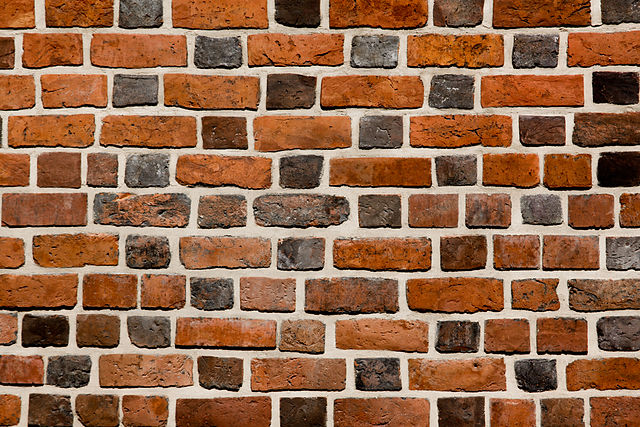
#> input picture z1_slika1.jpg, 640 x 427 px
$ jupyter execute --allow-errors multimedija_k1.ipynb   (older library calls are emulated)
#> lines starting #> are read from the running program, lines starting #| are printed output that depends on the picture; after the words box and inside, x2 and y2 are one past the last pixel; in counts of white or black regions, pixels touching at a corner belong together
[cell 1]
import cv2;
from matplotlib import pyplot as plt;

# Zadatak 1------------------------------------------------------
# Ucitaj sliku
image = cv2.imread('z1_slika1.jpg');
#> image is the input picture: shape (427, 640, 3); mean B, G, R 75.6, 104.4, 147.7
resized_image = cv2.resize(image, (100, 100))
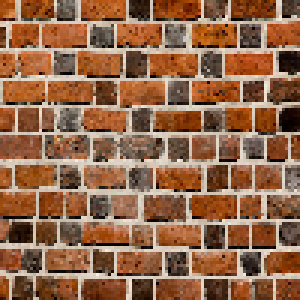
#> resized_image: shape (100, 100, 3) (shown 3 times larger); mean B, G, R 74.9, 103.7, 147

# Ne radi mi cv2_imshow, moram ovako
resized_image_rgb = cv2.cvtColor(resized_image, cv2.COLOR_BGR2RGB)

# Pokazi sliku koristeci Matplotlib
plt.imshow(resized_image_rgb)
plt.axis('off')
plt.show()
# Izracunaj prosecnu vrednost R kanala svakog desetog pixela slike
average_red_values = []

for i in range(0, resized_image_rgb.shape[0], 10):
    for j in range(0, resized_image_rgb.shape[1], 10):
        pixel = resized_image_rgb[i, j]
        average_red = pixel[0]  # Vrednost r kanala
        average_red_values.append(average_red)
#> after the loop, average_red_values = 100 values, max 230 at index 58, min 9 at index 92, mean 140.7

# Izracunaj average
overall_average_red = sum(average_red_values) / len(average_red_values)
#> overall_average_red = 140.7

print("Prosecna vrednost R kanala svakog desetog pixela je:", overall_average_red)
#| Prosecna vrednost R kanala svakog desetog pixela je: 140.65
# Zadatak 1------------------------------------------------------

[cell 2]
# Zadatak 2------------------------------------------------------
# Ucitaj sliku
import numpy as np

# Ucitaj sa openCV
image = cv2.imread('z2_slika1.jpg', cv2.IMREAD_GRAYSCALE)
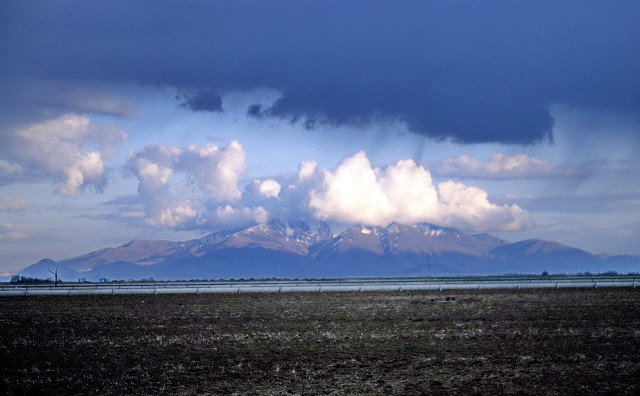
#> input picture z2_slika1.jpg, 640 x 396 px
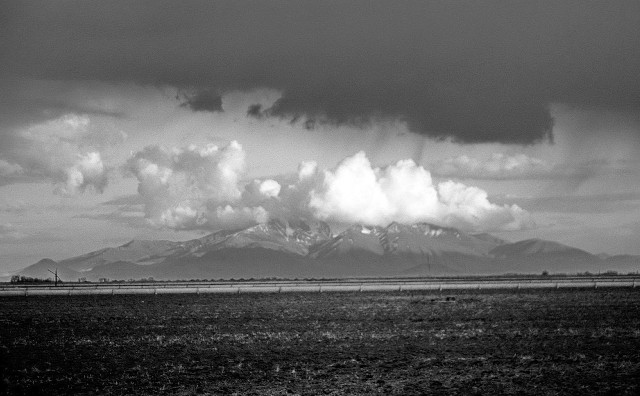
#> image: shape (396, 640); min 0, max 255, mean 102.5
image_RGB = cv2.imread('z2_slika1.jpg')
#> image_RGB is the input picture: shape (396, 640, 3); mean B, G, R 138.5, 103.2, 87.5

# Binarizacija slike
_, binary_image = cv2.threshold(image, 127, 255, cv2.THRESH_BINARY)
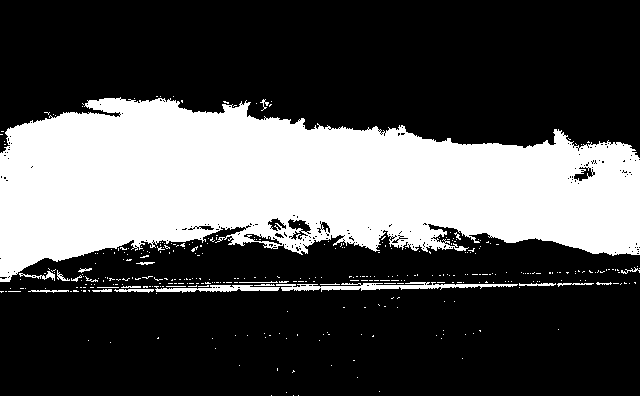
#> binary_image: shape (396, 640); 31.4% white; 362 white regions (338 under 20 px), largest, box (x1, y1, x2, y2) and area: (0, 97, 640, 282) 76237, (276, 282, 518, 292) 1052, (154, 285, 280, 293) 544
binary_image = cv2.bitwise_not(binary_image)
mask = binary_image

# Pokazi 1. sliku

plt.subplot(1, 2, 1)
plt.imshow(image, cmap='gray')
plt.title('Originalna slika')

plt.subplot(1, 2, 2)
plt.imshow(binary_image, cmap='gray')
plt.title('Binarna slika 1')

plt.show()

# Pokazi sliku 2
# Binarna maska za range 127 - 200
binary_image = np.where((image >= 127) & (image <= 200), 255, 0).astype(np.uint8)
#> binary_image: shape (396, 640); 27.7% white; 370 white regions (345 under 20 px), largest, box (x1, y1, x2, y2) and area: (0, 97, 640, 282) 66697, (276, 282, 518, 292) 1069, (154, 285, 280, 293) 552

plt.subplot(1, 2, 1)
plt.imshow(image, cmap='gray')
plt.title('Originalna slika')

plt.subplot(1, 2, 2)
plt.imshow(binary_image, cmap='gray')
plt.title('Binarna slika 2')
plt.show()

# Slika 3
# Binarna maska za range 200-255
binary_image = np.where((image > 200) & (image <= 255), 255, 0).astype(np.uint8)
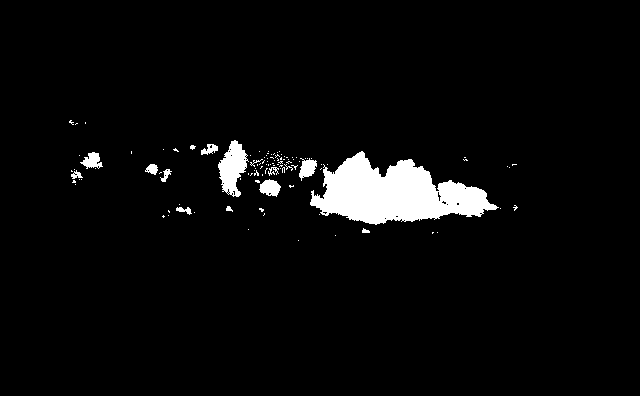
#> binary_image: shape (396, 640); 4.1% white; 109 white regions (94 under 20 px), largest, box (x1, y1, x2, y2) and area: (310, 151, 499, 225) 7780, (218, 140, 249, 197) 1003, (259, 179, 281, 197) 263
plt.subplot(1, 2, 1)
plt.imshow(image, cmap='gray')
plt.title('Originalna slika')

plt.subplot(1, 2, 2)
plt.imshow(binary_image, cmap='gray')
plt.title('Binarna slika 3')
plt.show()

# Koristim prvu binarnu kao masku za originalnu
masked_image = cv2.bitwise_and(image_RGB, image_RGB, mask=mask)
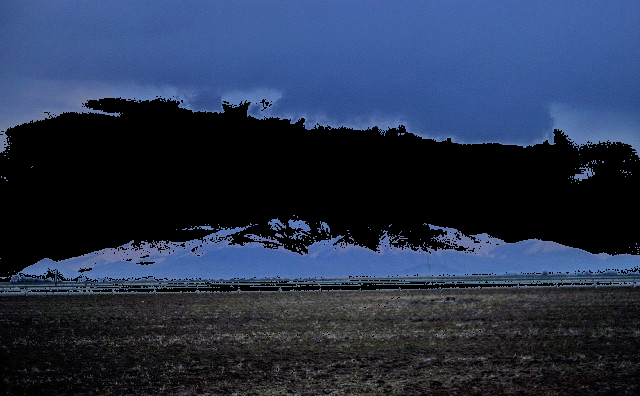
#> masked_image: shape (396, 640, 3); mean B, G, R 75.7, 50.7, 38.6

plt.subplot(1, 2, 1)
plt.imshow(cv2.cvtColor(image_RGB, cv2.COLOR_BGR2RGB))
plt.title('Originalna slika')

plt.subplot(1, 2, 2)
plt.imshow(cv2.cvtColor(masked_image, cv2.COLOR_BGR2RGB))
plt.title('Binarna slika 3')
plt.show()
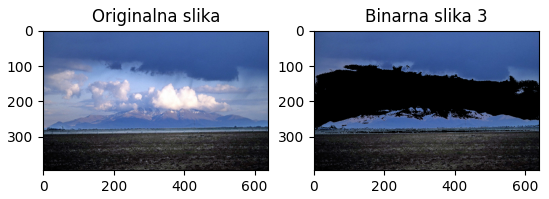
#> figure drawn by matplotlib, 2 panels

[cell 3]
import cv2
import numpy as np
import matplotlib.pyplot as plt

image = cv2.imread('z3_slika1.jpg')
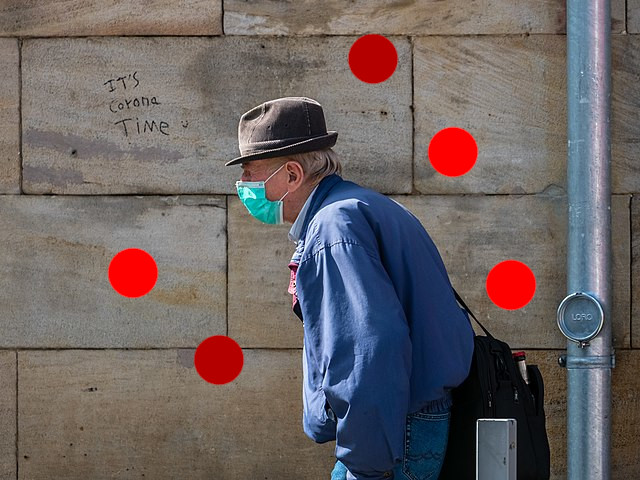
#> input picture z3_slika1.jpg, 640 x 480 px
#> image is the input picture: shape (480, 640, 3); mean B, G, R 98.9, 98.7, 107.4

hsv_image = cv2.cvtColor(image, cv2.COLOR_BGR2HSV)
#> hsv_image: shape (480, 640, 3); mean H, S, V 42.2, 71.2, 119.1

# Definisi neprirodnu crvenu boju
lower_unnatural_red = np.array([0, 150, 50])
upper_unnatural_red = np.array([10, 255, 255])

# Napravi masku za neprirodnu crvenu boju
unnatural_red_mask = cv2.inRange(hsv_image, lower_unnatural_red, upper_unnatural_red)
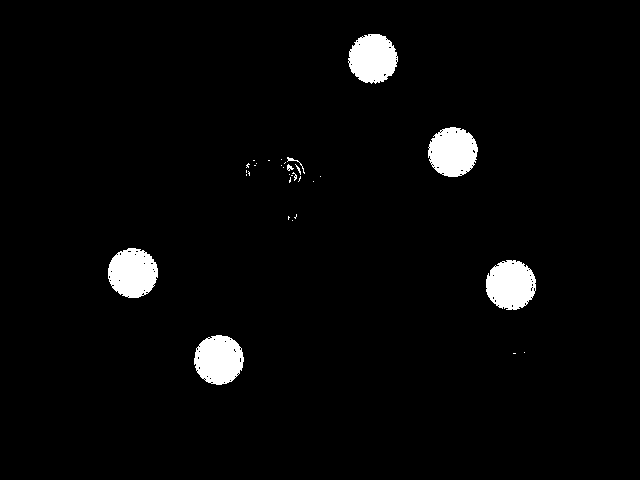
#> unnatural_red_mask: shape (480, 640); 3.2% white; 32 white regions (25 under 20 px)

# Napravi konture u binarnoj masci
contours, _ = cv2.findContours(unnatural_red_mask, cv2.RETR_EXTERNAL, cv2.CHAIN_APPROX_SIMPLE)
#> contours = 32 contours, 27 with area under 20; largest, box (x1, y1, x2, y2) and area: (486, 260, 536, 310) 1878, (108, 248, 158, 298) 1874, (194, 335, 244, 385) 1866, (428, 127, 478, 177) 1862, (348, 34, 398, 84) 1818

total_pixel_count = 0

# Nacrtaj zelene bounding boxes oko crvenih krugova i izbroji koliko ima pixela
for contour in contours:
    # Ignorisi male konture
    if cv2.contourArea(contour) > 100:
        x, y, w, h = cv2.boundingRect(contour)
        cv2.rectangle(image, (x, y), (x + w, y + h), (0, 255, 0), 2)

        # Izbroj koliko je pixela
        roi = unnatural_red_mask[y:y+h, x:x+w]
        pixel_count = np.sum(roi == 255)

        total_pixel_count += pixel_count
#> this loop made 32 passes
#> (x, y, pixel_count, total_pixel_count) on passes 3, 4, 5, 31, 32: (194, 335, 1906, 1906), (486, 260, 1932, 3838), (108, 248, 1920, 5758), (428, 127, 1909, 7667), (348, 34, 1879, 9546)
#> contour on passes 1, 2, 6, 7, 9, 11: [[513, 353], [515, 353]], [[524, 352]], [[292, 220]], [[288, 216], [288, 219], [288, 218], [289, 217]], [[313, 181]], [[320, 176]]
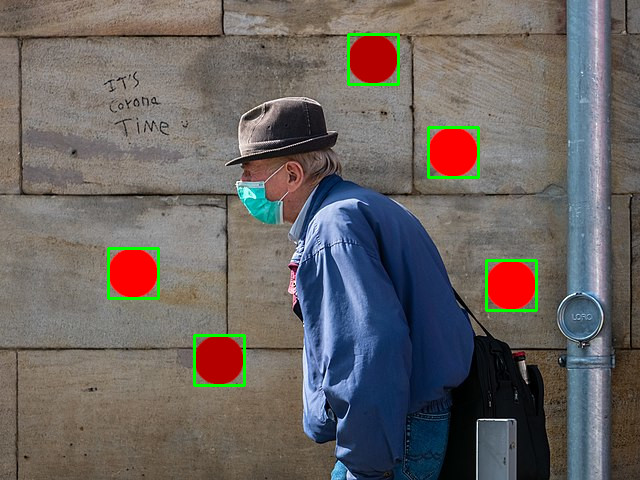
#> image: shape (480, 640, 3); 0.97% of pixels changed, all inside (x1, y1, x2, y2) = (107, 33, 538, 387)
#> after the loop, total_pixel_count = 9546

# Pokazi sliku i bounding boxes
plt.imshow(cv2.cvtColor(image, cv2.COLOR_BGR2RGB))
plt.axis('off')
plt.show()

# Ispisi ukupan broj pixela
print(f'Ukupan broj pixela u bounding boxes je: {total_pixel_count}')
#| Ukupan broj pixela u bounding boxes je: 9546
